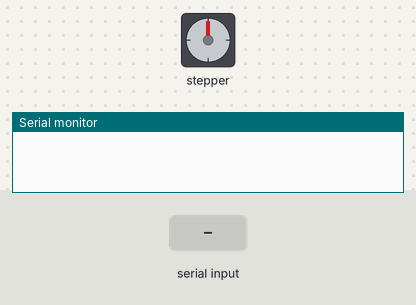
Bench run of a sketch on a simulated Arduino Uno, built with avr-gcc and run on an emulated ATmega328P. Shown: stepper motor, the last lines printed to the serial monitor. Inputs (shaded band) come from the test bench. Stepper angles assume 200 steps per turn.

Above: at 1.2 s.
1.3 s: "up\n" received over the second serial link
At 1.45 s:
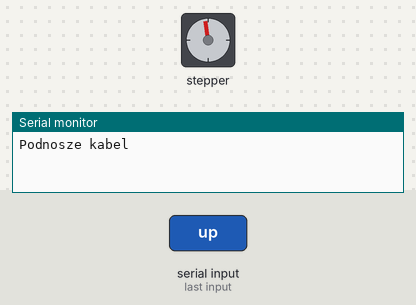
At 2.05 s:
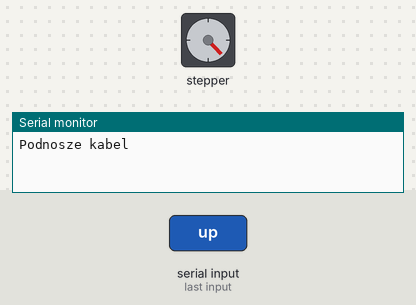
3.7 s: "down\n" received over the second serial link
At 4.15 s:
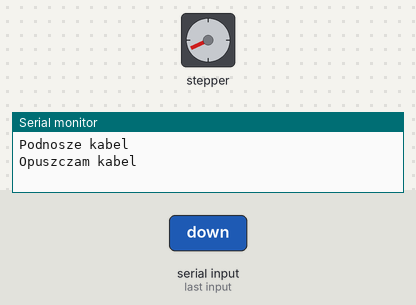
Timing chart, 0 to 6.7 s (numbered marks = the images above; inputs shaded):
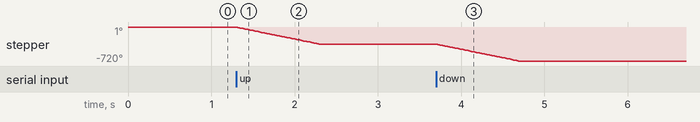

Measured:
- after the input at 1.3 s, stepper: turns 360° counter-clockwise in 0.99 s, starting at once
- after the input at 3.7 s, stepper: turns 360° counter-clockwise in 0.99 s, starting at once

The sketch:

main.ino
```cpp
#include <Wire.h>
#include <SoftwareSerial.h>
#include <Stepper.h>
#include <string.h>

const int stepsPerRevolution = 200;

SoftwareSerial MyBlue(2, 3); //rx2, tx3
Stepper myStepper(stepsPerRevolution, 4, 5, 6, 7);
const unsigned int MAX_MESSAGE_LENGTH = 12;

#define phSensorPin A0
#define Offset 0.00

// czujnik PH
float phSensor() {
  static float pHValue, voltage;
  voltage = analogRead(phSensorPin) * 5.0 / 1024;
  pHValue = 3.5 * voltage + Offset;
  return pHValue;
}

void setup() {
  Serial.begin(9600);
  MyBlue.begin(9600);
  myStepper.setSpeed(60);
  pinMode(2, INPUT);
  pinMode(3, OUTPUT);
}

void loop() {
  while (MyBlue.available() > 0)
  {
    static char message[MAX_MESSAGE_LENGTH];
    static unsigned int message_pos = 0;

    char inByte = MyBlue.read();
    if ( inByte != '\n' && (message_pos < MAX_MESSAGE_LENGTH - 1) )
    {
      message[message_pos] = inByte;
      message_pos++;
    }
    // Gdy odebrana cala wiadomosc
    else
    {
      message[message_pos] = '\0';

      if (strcmp(message, "read") == 0) {
        // CPH - czujnik PH w aplikacji
        Serial.println("Wysylam czujniki");
        MyBlue.print("CPH ");
        MyBlue.print(phSensor());
        MyBlue.print("\n");
      }
      // podnies kabel
      if (strcmp(message, "up") == 0) {
        Serial.println("Podnosze kabel");
        myStepper.step(-stepsPerRevolution);
      }
      // opusc kabel
      if (strcmp(message, "down") == 0) {
        Serial.println("Opuszczam kabel");
        myStepper.step(-stepsPerRevolution);
      }
      message_pos = 0;
    }
  }
}
```
